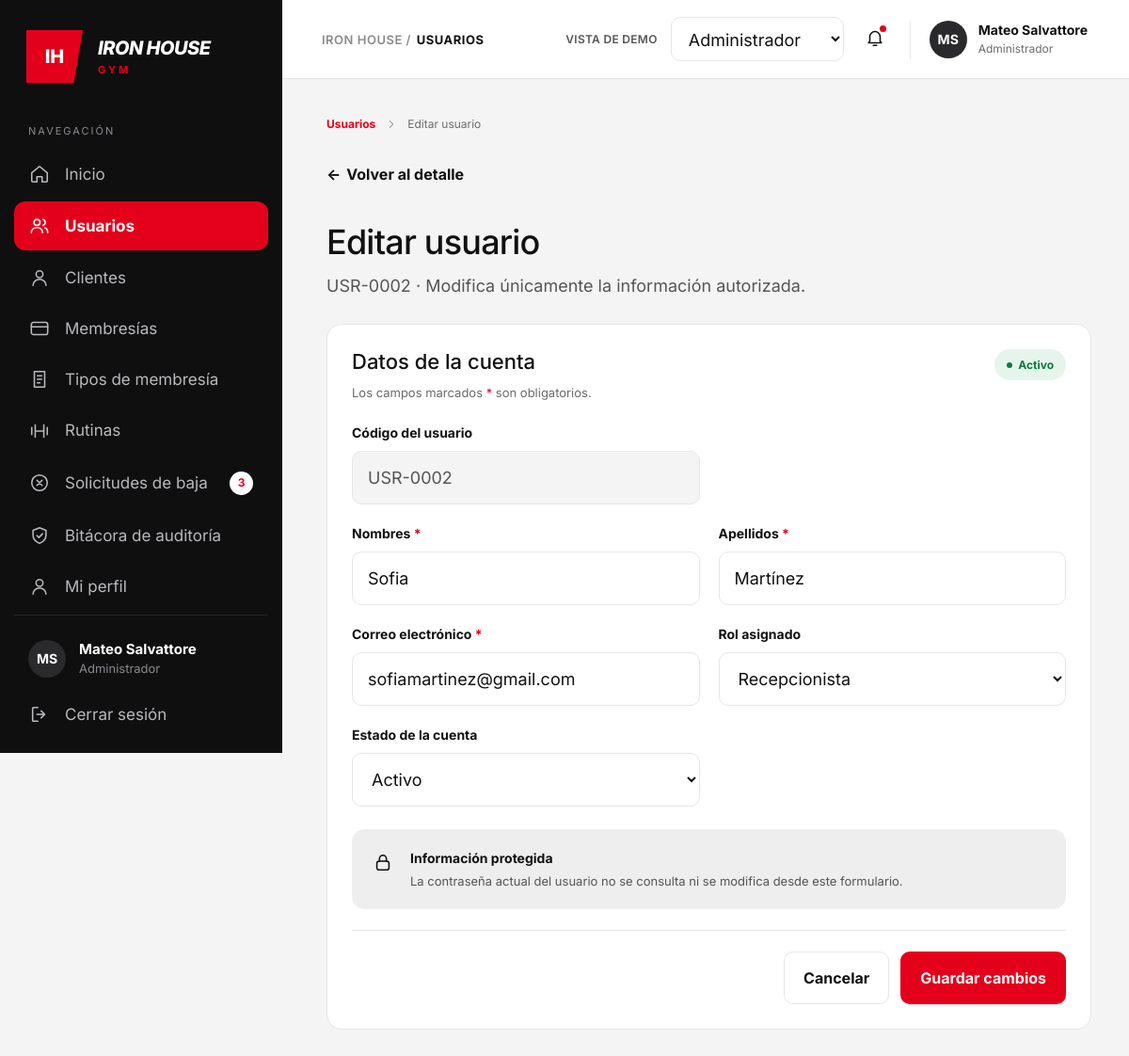
/admin/usuario-editar.php?id=2 (signed in), run on the app's committed database.
### tables this page shows
CREATE TABLE `usuarios` (
  `id_usuario` int(11) NOT NULL,
  `nombre` varchar(50) NOT NULL,
  `apellido` varchar(50) NOT NULL,
  `rol` enum('Entrenador','Recepcionista','Administrador','Cliente') NOT NULL DEFAULT 'Cliente',
  `email` varchar(100) NOT NULL,
  `password` varchar(255) NOT NULL,
  `estado` enum('Activo','Inactivo') NOT NULL DEFAULT 'Activo',
  `fecha_creacion` timestamp NOT NULL DEFAULT current_timestamp() ON UPDATE current_timestamp()
);

### admin/usuarios_config.php (called while the page is built, shortened)
<?php
function codigoUsuario(int $id, ?string $codigoBd = null): string
{
    return ($codigoBd !== null && $codigoBd !== '') ? $codigoBd : sprintf('USR-%04d', $id);
}

### admin/usuario-editar.php (the view, shortened to what this page needs)
<?php
require_once __DIR__ . '/helpers.php';
require_once __DIR__ . '/conexion.php';
require_once __DIR__ . '/usuarios_config.php';
$usuario = [
    'nombre' => $_SESSION['nombre_completo'] ?? 'Usuario',
    'rol'    => $_SESSION['rol'] ?? ''
];
$paginaActual = 'usuarios';
$solicitudesBaja = 3;
$menu = [
    'inicio'      => ['Inicio', 'home', 'administrador_panel.php'],
    'usuarios'    => ['Usuarios', 'users', 'usuarios.php'],
    'clientes'    => ['Clientes', 'user', 'clientes.php'],
    'membresias'  => ['Membresías', 'card', 'membresias.php'],
    'tiposd'      => ['Tipos de membresía', 'doc', 'tipos.php'],
    'rutinas'     => ['Rutinas', 'dumbbell', 'rutinas.php'],
    'solicitudes' => ['Solicitudes de baja', 'x-circle', 'solicitudes.php'],
    'bitacora'    => ['Bitácora de auditoría', 'shield', 'bitacora.php'],
    'perfil'      => ['Mi perfil', 'user', 'perfil.php'],
];
$id = (int)($_GET['id'] ?? $_POST['id'] ?? 0);
$u = null;
$errorDb = '';
try {
    if ($id > 0) {
        $sql = "SELECT "
             . U_ID . " AS id, "
             . U_NOMBRE . " AS nombre, "
             . U_APELLIDO . " AS apellido, "
             . U_CORREO . " AS correo, "
             . U_ROL . " AS rol, "
             . U_ESTADO . " AS estado"
             . (U_CODIGO !== null ? ", " . U_CODIGO . " AS codigo" : "")
             . " FROM " . U_TABLA . " WHERE " . U_ID . " = ? LIMIT 1";
        $stmt = mysqli_prepare($cnx, $sql);
        mysqli_stmt_bind_param($stmt, 'i', $id);
        mysqli_stmt_execute($stmt);
        $u = mysqli_fetch_assoc(mysqli_stmt_get_result($stmt)) ?: null;
    }
} catch (Throwable $e) {
    error_log($e->getMessage());
    $errorDb = 'No se pudo cargar la información del usuario.';
}
$errores = [];
if ($u !== null) {
    $codigo     = codigoUsuario((int)$u['id'], isset($u['codigo']) ? (string)$u['codigo'] : null);
    $v = [
        'nombres'   => (string)$u['nombre'],
        'apellidos' => (string)$u['apellido'],
        'correo'    => (string)$u['correo'],
        'rol'       => (string)$u['rol'],
        'estado'    => (string)$u['estado'],
    ];
    $rolesDisponibles = U_ROLES;
}
$estadoActivo = $u !== null && $u['estado'] === 'Activo';
?>
<!DOCTYPE html>
<html lang="es">
<head>
  <link rel="stylesheet" href="css/style.css">
  <link rel="stylesheet" href="css/usuarios.css">
  <link rel="stylesheet" href="css/modal.css">
  <link rel="stylesheet" href="css/usuario_detalle.css">
  <link rel="stylesheet" href="css/usuario_editar.css">
</head>
<body>
<div class="layout">
  <aside class="sidebar">
    <div class="brand">
      <div class="brand-mark">IH</div>
      <div class="brand-text">
        <span class="brand-name">IRON HOUSE</span>
        <span class="brand-sub">GYM</span>
      </div>
    </div>
    <p class="nav-title">Navegación</p>
    <nav class="nav">
      <?php foreach ($menu as $clave => [$texto, $ico, $url]): ?>
        <a href="<?= e($url) ?>" class="nav-item <?= $clave === $paginaActual ? 'is-active' : '' ?>">
          <?= icono($ico, 22) ?>
          <span><?= e($texto) ?></span>
          <?php if ($clave === 'solicitudes' && $solicitudesBaja > 0): ?>
            <span class="badge-count"><?= $solicitudesBaja ?></span>
          <?php endif; ?>
        </a>
      <?php endforeach; ?>
    </nav>
    <div class="sidebar-footer">
      <div class="sidebar-user">
        <span class="avatar avatar-dark"><?= e(iniciales($usuario['nombre'])) ?></span>
        <div>
          <strong><?= e($usuario['nombre']) ?></strong>
          <small><?= e($usuario['rol']) ?></small>
        </div>
      </div>
      <a href="logout.php" class="nav-item" data-abrir-modal="modal-cerrar-sesion"><?= icono('logout', 22) ?><span>Cerrar sesión</span></a>
    </div>
  </aside>
  <div class="main">
    <header class="topbar">
      <div class="breadcrumb"><span>IRON HOUSE /</span> <b>USUARIOS</b></div>
      <div class="topbar-right">
        <span class="demo-label">VISTA DE DEMO</span>
        <select class="role-select" aria-label="Rol de la vista de demo" onchange="redirigir(this)">
          <option value="administrador_panel.php" selected>Administrador</option>
        </select>
        <button class="bell" aria-label="Notificaciones">
          <?= icono('bell', 22) ?><i class="bell-dot"></i>
        </button>
        <div class="user-chip">
          <span class="avatar avatar-dark"><?= e(iniciales($usuario['nombre'])) ?></span>
          <div>
            <strong><?= e($usuario['nombre']) ?></strong>
            <small><?= e($usuario['rol']) ?></small>
          </div>
        </div>
      </div>
    </header>
    <main class="content detail">
      <nav class="crumbs" aria-label="Ruta de navegación">
        <a href="usuarios.php">Usuarios</a>
        <?= icono('chevron', 14) ?>
        <span>Editar usuario</span>
      </nav>
      <?php if ($errorDb !== ''): ?>
        <a href="usuarios.php" class="back-link"><span aria-hidden="true">←</span> Volver al listado</a>
        <p class="page-alert page-alert-error" role="alert"><?= e($errorDb) ?></p>
      <?php elseif ($u === null): ?>
        <a href="usuarios.php" class="back-link"><span aria-hidden="true">←</span> Volver al listado</a>
        <h1>Usuario no encontrado</h1>
        <p class="lead">La cuenta que buscas no existe o fue eliminada. <a href="usuarios.php" class="link-red">Volver al listado</a></p>
      <?php else: ?>
        <a href="usuario-ver.php?id=<?= (int)$u['id'] ?>" class="back-link"><span aria-hidden="true">←</span> Volver al detalle</a>
        <h1>Editar usuario</h1>
        <p class="lead lead-edit"><?= e($codigo) ?> · Modifica únicamente la información autorizada.</p>
        <section class="panel edit-card">
          <div class="edit-head">
            <div>
              <h2>Datos de la cuenta</h2>
              <p>Los campos marcados <span class="req">*</span> son obligatorios.</p>
            </div>
            <span class="pill <?= $estadoActivo ? 'pill-ok' : 'pill-off' ?>">
              <i></i><?= $estadoActivo ? 'Activo' : 'Inactivo' ?>
            </span>
          </div>
          <form method="post" action="usuario-editar.php?id=<?= (int)$u['id'] ?>" novalidate autocomplete="off">
            <div class="m-grid edit-grid">
              <div class="m-field m-field-half">
                <label for="eu-codigo">Código del usuario</label>
                <input type="text" id="eu-codigo" value="<?= e($codigo) ?>" readonly tabindex="-1" aria-readonly="true">
              </div>
              <div class="m-field <?= isset($errores['nombres']) ? 'has-error' : '' ?>">
                <label for="eu-nombres">Nombres <span class="req">*</span></label>
                <input type="text" id="eu-nombres" name="nombres" value="<?= e($v['nombres']) ?>" maxlength="60" required>
              </div>
              <div class="m-field <?= isset($errores['apellidos']) ? 'has-error' : '' ?>">
                <label for="eu-apellidos">Apellidos <span class="req">*</span></label>
                <input type="text" id="eu-apellidos" name="apellidos" value="<?= e($v['apellidos']) ?>" maxlength="60" required>
              </div>
              <div class="m-field <?= isset($errores['correo']) ? 'has-error' : '' ?>">
                <label for="eu-correo">Correo electrónico <span class="req">*</span></label>
                <input type="email" id="eu-correo" name="correo" value="<?= e($v['correo']) ?>" maxlength="120" required>
              </div>
              <div class="m-field <?= isset($errores['rol']) ? 'has-error' : '' ?>">
                <label for="eu-rol">Rol asignado</label>
                <select id="eu-rol" name="rol">
                  <?php foreach ($rolesDisponibles as $r): ?>
                    <option value="<?= e($r) ?>" <?= $v['rol'] === $r ? 'selected' : '' ?>><?= e($r) ?></option>
                  <?php endforeach; ?>
                </select>
              </div>
              <div class="m-field m-field-half <?= isset($errores['estado']) ? 'has-error' : '' ?>">
                <label for="eu-estado">Estado de la cuenta</label>
                <select id="eu-estado" name="estado">
                  <option value="Activo"   <?= $v['estado'] === 'Activo' ? 'selected' : '' ?>>Activo</option>
                </select>
              </div>
            </div>
            <div class="protected-note">
              <?= icono('lock', 22) ?>
              <div>
                <strong>Información protegida</strong>
                <p>La contraseña actual del usuario no se consulta ni se modifica desde este formulario.</p>
              </div>
            </div>
            <div class="edit-foot">
              <a href="usuario-ver.php?id=<?= (int)$u['id'] ?>" class="btn btn-outline">Cancelar</a>
              <button type="submit" class="btn btn-red">Guardar cambios</button>
            </div>
          </form>
        </section>
      <?php endif; ?>
    </main>
  </div>
</div>
</body>
</html>

### admin/css/usuarios.css (style rules this page uses)
.pill { padding: 9px 13px; font-size: 12px; }

### admin/css/modal.css (style rules this page uses)
.m-grid { display: grid; grid-template-columns: 1fr 1fr; gap: 20px 20px; }
.m-field label { display: block; font-size: 14px; font-weight: 700; margin-bottom: 11px; }
.m-field .req { color: var(--red, #e4001b); }
.m-field input, .m-field select { width: 100%; height: 57px; padding: 0 16px; font: inherit; font-size: 18px; color: var(--ink, #111); background: #fff; border: 1px solid var(--line, #e6e6e6); border-radius: 10px; outline: 0; transition: border-color .15s, box-shadow .15s; }
.m-field input::placeholder { color: #8a8a8a; }
.m-field select { cursor: pointer; padding-right: 10px; }

### admin/css/usuario_detalle.css (style rules this page uses)
.detail { padding-top: 40px; }
.crumbs { display: flex; align-items: center; gap: 10px; font-size: 12px; color: var(--muted, #6b6b6b); margin-bottom: 36px; }
.crumbs a { color: var(--red, #e4001b); font-weight: 700; }
.back-link { display: inline-flex; align-items: center; gap: 6px; font-size: 16px; font-weight: 700; margin-bottom: 40px; }
.detail h1 { font-size: 36px; font-weight: 500; letter-spacing: -.8px; margin: 0 0 14px; }
.detail .lead { font-size: 18px; color: #555; }

### admin/css/usuario_editar.css (style rules this page uses)
.lead-edit { font-size: 18px; color: #555; margin-bottom: 30px; }
.edit-card { max-width: 1225px; padding: 26px 26px 26px; }
.edit-head { display: flex; justify-content: space-between; align-items: flex-start; gap: 16px; margin-bottom: 26px; }
.edit-head h2 { font-size: 22px; font-weight: 500; }
.edit-head p { font-size: 13px; color: var(--muted, #6b6b6b); margin-top: 12px; }
.edit-head .req, .edit-card .req { color: var(--red, #e4001b); }
.edit-head .pill { padding: 9px 13px; font-size: 12px; }
.edit-grid { gap: 22px 20px; }
.edit-grid .m-field-half { grid-column: 1 / -1; width: calc(50% - 10px); }
.edit-grid input[readonly] { background: #f4f4f4; color: #555; cursor: not-allowed; border-color: var(--line, #e6e6e6); }
.protected-note { display: flex; align-items: flex-start; gap: 18px; margin-top: 24px; background: #eeeeee; border-radius: 14px; padding: 22px 22px; }
.protected-note strong { display: block; font-size: 14px; margin-bottom: 8px; }
.protected-note p { font-size: 13px; color: #555; }
.edit-foot { display: flex; justify-content: flex-end; gap: 12px; margin-top: 22px; padding-top: 22px; border-top: 1px solid var(--line, #e6e6e6); }
.edit-foot .btn { padding: 19px 20px; font-size: 16px; }

### data on the page
usuarios: id_usuario "USR-0002", nombres "Sofia", apellidos "Martínez", correo "sofiamartinez@gmail.com", estado "Activo"

### other printed values
$texto "Inicio"
$texto "Usuarios"
$texto "Clientes"
$texto "Membresías"
$texto "Tipos de membresía"
$texto "Rutinas"
$texto "Solicitudes de baja"
$texto "Bitácora de auditoría"
$texto "Mi perfil"
iniciales($usuario['nombre']) "MS"
$usuario['nombre'] "Mateo Salvattore"
$usuario['rol'] "Administrador"
form field rol "Recepcionista"
